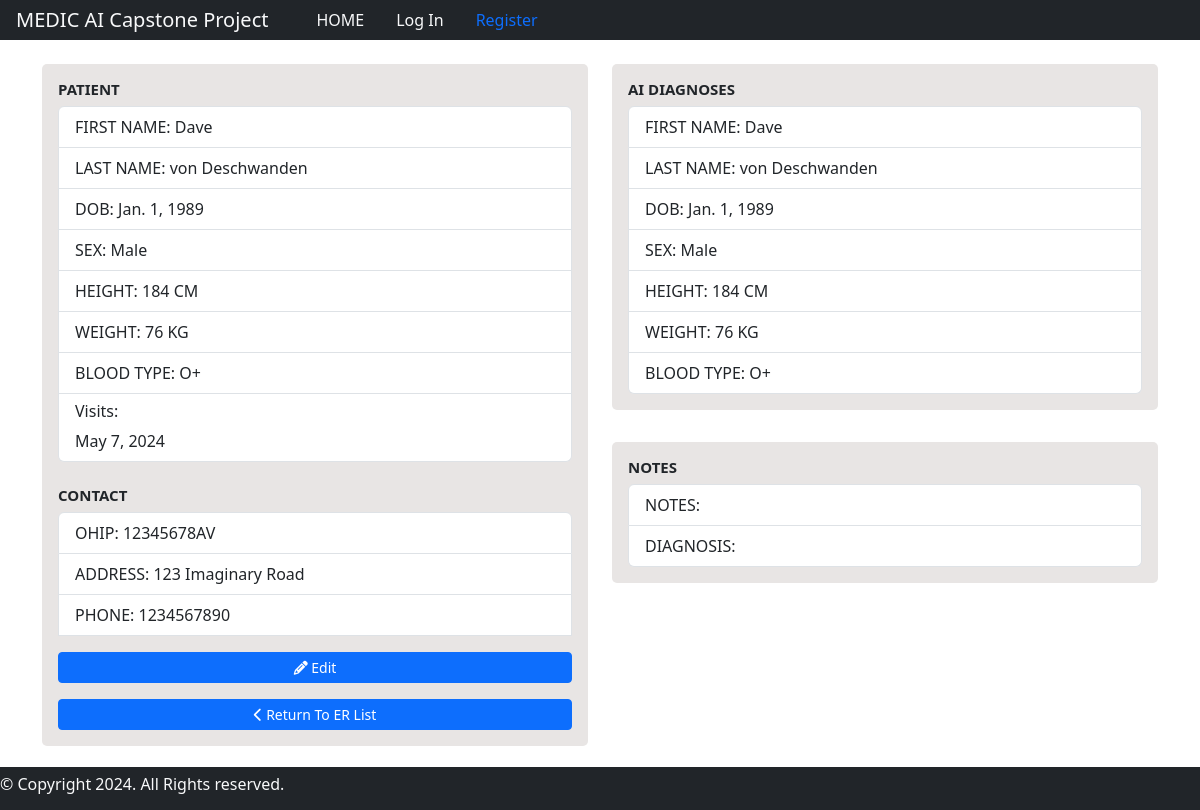
Screenshot of /patientinfo/1 with the database file from the repository.
### medicAI/models.py (models this page shows)
class Patient(models.Model):
    BLOOD_TYPE = [
        ('AB+', 'AB+'),
        ('AB-', 'AB-'),
        ('A+', 'A+'),
        ('A-', 'A-'),
        ('B+', 'B+'),
        ('B-', 'B-'),
        ('O+', 'O+'),
        ('O-', 'O-'),
    ]
    SEX_CHOICES = [
        ('Male', 'Male'),
        ('Female', 'Female'),
        ('Other', 'Other'),
    ]
    first_name = models.CharField(max_length=64)
    last_name = models.CharField(max_length=64)
    dob = models.DateField()
    address = models.CharField(max_length=64, blank=True)
    phone_number = models.CharField(max_length=10, blank=True)
    height = models.IntegerField(blank=True)
    weight = models.IntegerField(blank=True)
    sex = models.CharField(max_length=6, choices=SEX_CHOICES)
    ohip = models.CharField(max_length=12)
    blood_type = models.CharField(
        max_length=3,
        choices=BLOOD_TYPE,
        default="",
        blank=True
    )

class Hospital_Visit(models.Model):
    ACUITY_CHOICES = [
        ('1', '1'),
        ('2', '2'),
        ('3', '3'),
        ('4', '4'),
        ('5', '5'),
    ]
    patient = models.ForeignKey(Patient, on_delete=models.CASCADE)
    symptom_start_date = models.DateField(default=timezone.now, blank=True)
    acuity = models.CharField(max_length=1, choices=ACUITY_CHOICES, default='5')
    temperature = models.DecimalField(
        max_digits=3,
        decimal_places=1,
        null=True,
        blank=True,
        validators=[MinValueValidator(30), MaxValueValidator(45)]
    )
    heart_rate = models.IntegerField(null=True, blank=True)
    perscription = models.CharField(max_length=200, blank=True)
    diagnosis = models.CharField(max_length=200, blank=True)
    seen_nurse = models.BooleanField(default=False)

### medicAI/views.py (the view)
# urls.py: path("patientinfo/<str:patient_id>", views.patient_info, name="patientinfo")
def patient_info(request, patient_id):
    patient = Patient.objects.get(pk=patient_id)
    visit_list = Hospital_Visit.objects.filter(id=patient_id).order_by('-symptom_start_date')
    most_recent_visit = visit_list.first()
    context= {
        'patient': patient,
        'visit_list' : visit_list,
        'most_recent_visit': most_recent_visit
    }
    return render(request, "medicAI/patientinfo.html", context)

### medicAI/templates/medicAI/patientinfo.html (shortened to what this page needs)
{% extends "medicAI/layout.html" %}
{% block body %}
<div class="container" style="margin-top: 1rem; margin-bottom: 3rem;">
    <div class="row">
        <div class="col-md-6">
            <div class="card" style="background-color: #E8E5E4; border: none; border-radius: 5px; margin-bottom: 1rem;">
                <div class="card-body">
                    <h5 class="card-title" style="font-size: 15px; font-weight: bold;">PATIENT</h5>
                    <ul class="list-group">
                        <li class="list-group-item">FIRST NAME: {{ patient.first_name }}</li>
                        <li class="list-group-item">LAST NAME: {{ patient.last_name }}</li>
                        <li class="list-group-item">DOB: {{ patient.dob }}</li>
                        <li class="list-group-item">SEX: {{ patient.sex }}</li>
                        <li class="list-group-item">HEIGHT: {{ patient.height }} CM</li>
                        <li class="list-group-item">WEIGHT: {{ patient.weight }} KG</li>
                        <li class="list-group-item">BLOOD TYPE: {{ patient.blood_type }}</li>
                        <li class="list-group-item">
                            <h6>Visits:</h6>
                            <ul class="list-group" style="list-style-type: none; padding-left: 0;">
                                {% for visit in visit_list %}
                                <li>{{ visit.symptom_start_date }}</li>
                                {% endfor %}
                            </ul>
                        </li>
                    </ul>
                    <br/>
                    <h5 class="card-title" style="font-size: 15px; font-weight: bold;">CONTACT</h5>
                    <ul class="list-group">
                        <li class="list-group-item">OHIP: {{ patient.ohip }}</li>
                        <li class="list-group-item">ADDRESS: {{ patient.address }}</li>
                        <li class="list-group-item">PHONE: {{ patient.phone_number }}</li>
                    <a href="#" class="btn btn-primary btn-sm" style="margin-top: 1rem;"><i class="fas fa-pencil-alt"></i> Edit</a>
                    <a href="{% url 'index' %}" class="btn btn-primary btn-sm" style="margin-top: 1rem;"><i class="fas fa-chevron-left"></i> Return To ER List</a>
                </div>
            </div>
        </div>
        <div class="col-md-6">
            <div class="card" style="background-color: #E8E5E4; border: none; border-radius: 5px; margin-bottom: 1rem;">
                <div class="card-body">
                    <h5 class="card-title" style="font-size: 15px; font-weight: bold;">AI DIAGNOSES</h5>
                    <ul class="list-group">
                        <li class="list-group-item">FIRST NAME: {{ patient.first_name }}</li>
                        <li class="list-group-item">LAST NAME: {{ patient.last_name }}</li>
                        <li class="list-group-item">DOB: {{ patient.dob }}</li>
                        <li class="list-group-item">SEX: {{ patient.sex }}</li>
                        <li class="list-group-item">HEIGHT: {{ patient.height }} CM</li>
                        <li class="list-group-item">WEIGHT: {{ patient.weight }} KG</li>
                        <li class="list-group-item">BLOOD TYPE: {{ patient.blood_type }}</li>
                    </ul>
                </div>
            </div>
            <div class="card" style="background-color: #E8E5E4; border: none; border-radius: 5px;">
                <div class="card-body">
                    <h5 class="card-title" style="font-size: 15px; font-weight: bold;">NOTES</h5>
                    <ul class="list-group">
                        <li class="list-group-item">NOTES:</li>
                        <li class="list-group-item">DIAGNOSIS:</li>
                    </ul>
                </div>
            </div>
        </div>
    </div>
</div>
{% endblock %}

### rows the page displays
Patient: first_name "Dave", last_name "von Deschwanden", dob "Jan. 1, 1989", sex "Male", height "184", weight "76", blood_type "O+", ohip "12345678AV", address "123 Imaginary Road", phone_number "1234567890"
Hospital_Visit: symptom_start_date "May 7, 2024"
